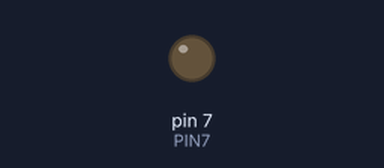
The sketch below on a simulated Arduino Uno, built with avr-gcc and run on an emulated ATmega328P. Parts: output pins drawn as LEDs (lit = HIGH). Dashed ring = blinking. At 2.0 s the program stops and its outputs stay as they are.

Above: at 0.5 s.
At 1.85 s:
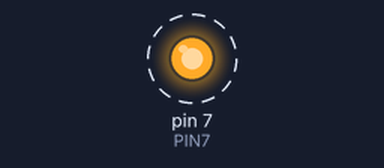
Timing chart, 0 to 3.0 s (numbered marks = the images above):
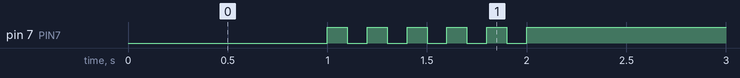

The sketch:

05_practice_2.ino
```cpp
int a = 0;

#define PIN7 7
void setup() {
  pinMode(PIN7, OUTPUT);
}

void loop() {
  digitalWrite(PIN7, 0);
  delay(1000);

  while (a < 5){
    digitalWrite(PIN7, 1);
    delay(100);
    digitalWrite(PIN7, 0);
    delay(100);
    ++a;
}
  digitalWrite(PIN7, 1);
  exit(0);
}
```

Measured:
- by itself, pin 7 (PIN7): alternates HIGH for 0.10 s and LOW for 0.10 s, 11 changes in all, then stays HIGH
